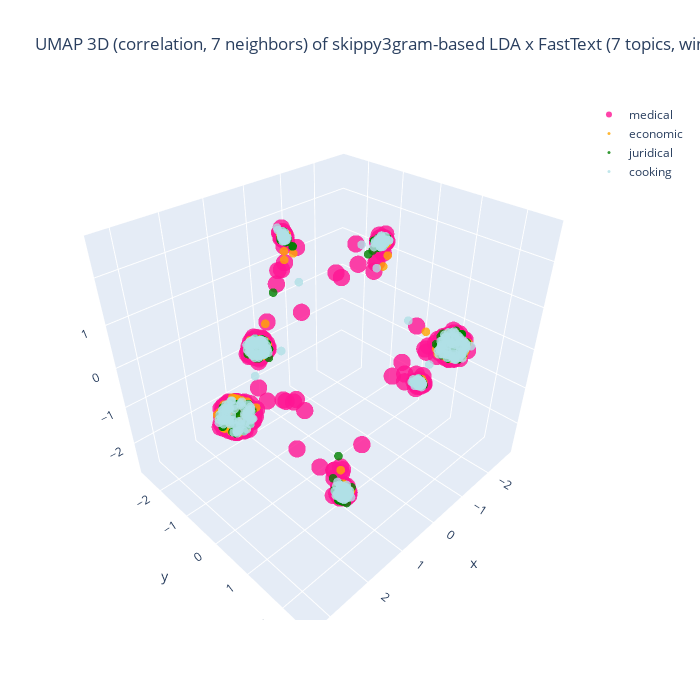

The notebook cell this image was saved under:
### Code cell
%%capture --no-display

## Plotlyを使って tSNE の結果の可視化 (3D)
import plotly.graph_objects as go
import numpy as np
#
domain_ids = set(plot_df['domain_id'])
reverse_domain_list = False
if reverse_domain_list:
    domain_ids = sorted(domain_list, reverse = True)
fig = go.Figure()
for domain_id in domain_ids:
    # set marker size of the target domain
    if domain_id == [ k for k, v in domain_mapping.items() if v == target_domain ][0]:
        size_val = 6
    else:
        size_val = 3
    part = plot_df[ plot_df['domain_id'] == domain_id ]
    color = colormap[domain_id]
    print(f"color: {color}")
    fig.add_trace(
        go.Scatter3d(
            x = part['D1'], y = part['D2'], z = part['D3'],
            name = domain_mapping[domain_id],
            mode = 'markers',
            marker = dict(size = size_val, opacity = 0.8),
            #marker_colorscale = list(colormap.values()),
            marker_color = color,
            showlegend = True
        )
    )

## 3D 散布図にラベルを追加する処理は未実装
if use_UMAP:
    embedding_method = f"UMAP 3D ({umap_metric}, {umap_n_neighbors} neighbors)"
else:
    embedding_method = f"t-SNE 3D (ppl: {doc_perplexity_val})"
if use_FastText:
    if use_LDA:
        title_val = f"{embedding_method} of\n{term_type}-based LDA x FastText ({n_topics} topics, window: {ft_window_size})"
    else:
        title_val = f"{embedding_method} of\nFastText ({n_topics} dims, window: {ft_window_size})"
else:
    title_val = f"{embedding_method} of\n{term_type}-based LDA ({n_topics} topics=dims)"
#
fig.update_layout(title = dict(text = title_val), autosize = False, width = 700, height = 700)
fig.show()

### Figure 1 — Plotly figure (JSON) as saved in the notebook; plotly's stock layout.template omitted (floating-point values rounded to 4 significant figures; data arrays with more than 128 entries replaced by an {"elided": "..."} marker saying what was removed)
{"data": [{"marker": {"color": "deeppink", "opacity": 0.8, "size": 6}, "mode": "markers", "name": "medical", "showlegend": true, "type": "scatter3d", "x": {"elided": "500 float values"}, "y": {"elided": "500 float values"}, "z": {"elided": "500 float values"}}, {"marker": {"color": "orange", "opacity": 0.8, "size": 3}, "mode": "markers", "name": "economic", "showlegend": true, "type": "scatter3d", "x": {"elided": "357 float values"}, "y": {"elided": "357 float values"}, "z": {"elided": "357 float values"}}, {"marker": {"color": "green", "opacity": 0.8, "size": 3}, "mode": "markers", "name": "juridical", "showlegend": true, "type": "scatter3d", "x": {"elided": "500 float values"}, "y": {"elided": "500 float values"}, "z": {"elided": "500 float values"}}, {"marker": {"color": "powderblue", "opacity": 0.8, "size": 3}, "mode": "markers", "name": "cooking", "showlegend": true, "type": "scatter3d", "x": {"elided": "500 float values"}, "y": {"elided": "500 float values"}, "z": {"elided": "500 float values"}}], "layout": {"autosize": false, "height": 700, "title": {"text": "UMAP 3D (correlation, 7 neighbors) of\nskippy3gram-based LDA x FastText (7 topics, window: 5)"}, "width": 700}}
